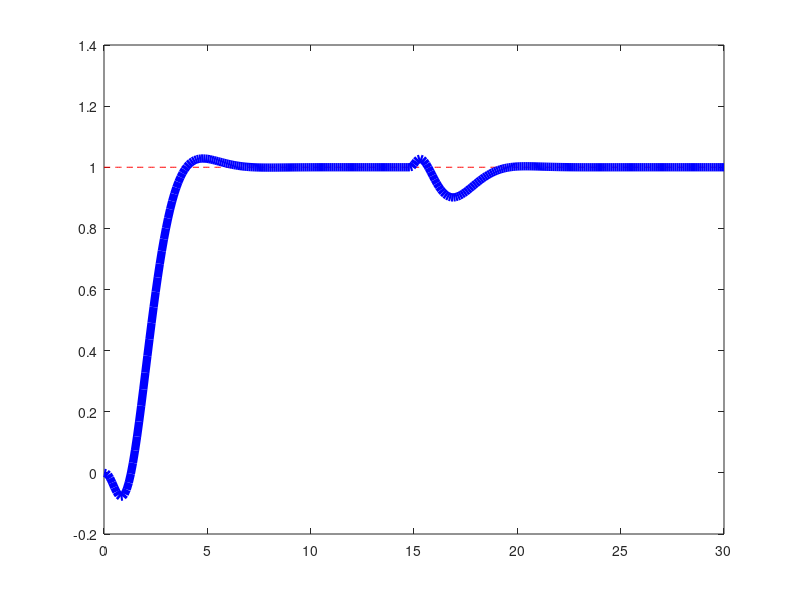

Write the MATLAB code that produced this figure.
%% Realimentación de estados tipo SERVO con Rechazo de Perturbacion
%  by: Sergio Andres Castaño Giraldo
%  Rio de Janeiro - 2020
%  https://controlautomaticoeducacion.com/sistemas-dinamicos-lineales
% ______________________________________________________________________
clc
clear 
close all

%Sistema en lazo abierto
a=[0 1 0 0;
   0 0 -1 0;
   0 0 0 1;
   0 0 5 0];
b=[0;1;0;-2];
c=[1 0 0 0];
d=0;

%Espacio de Estados del sistema
sys=ss(a,b,c,d);

%% Controlabilidad
Co = ctrb(sys)
rank(Co)



%% Sistema aumentado: Planta + Controlador
Aa = [a zeros(length(a),1);-c 0];
Ba = [b;0];
Ea = [zeros(length(a),1);1];
Ca = [c 0];

%% Realimentación de Estados
% Polos deseados con integrador
polos = roots(conv([1 5],[1 5 10.5 11 5]));

%Realimentación de Estados ampliado
K = place(Aa,Ba,polos)

k1 = K(1:end-1)
k2 = -K(end)

%% Lazo cerrado
Af=Aa-Ba*K;

sys_f=ss(Af,[Ea Ba],Ca,0)

%Vector de tiempo
t=0:0.1:30;
lt = length(t); %Tamaño del vector tiempo
%vector de referencia
r(1:lt)=1;
%Vector de perturbación
w(1:150)=0; w(150:lt)=1.5;

% Entrada del sistema
input = [r;w];

y = lsim(sys_f,input,t);
plot(t,r,'--r',t,y,'-b','linewidth',6)


% figure
% subplot(111)
% plot(t,r,'--k'),grid
% axis([0 30 -0.2 1.2])
% pause(2)
% hold on
% comet(t,y,0.8);
% 
% 
